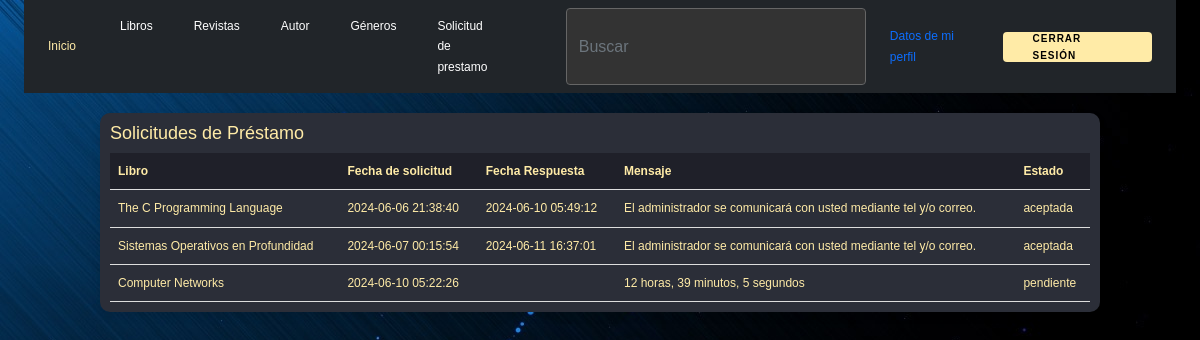
Screenshot of /view/content/user/estado_prestamo.php (signed in) with the database file from the repository.
### tables this page shows
CREATE TABLE `solicitud_prestamo` (
  `id_solicitud` int(11) NOT NULL,
  `id_usuario` int(11) NOT NULL,
  `id_libro` int(11) NOT NULL,
  `fecha_solicitud` datetime NOT NULL,
  `fecha_aceptacion` datetime DEFAULT NULL,
  `estado` enum('pendiente','aceptada','rechazada') NOT NULL DEFAULT 'pendiente'
);

CREATE TABLE `libros` (
  `id_libro` int(11) NOT NULL,
  `titulo` varchar(100) NOT NULL,
  `cantidad` decimal(10,0) NOT NULL,
  `id_tipo` int(11) NOT NULL,
  `isbn` varchar(20) DEFAULT NULL,
  `id_genero` int(11) NOT NULL,
  `id_autor` int(11) NOT NULL,
  `id_editorial` int(11) NOT NULL
);

### view/content/user/estado_prestamo.php (the view, shortened to what this page needs)
<?php
require_once("c://xampp/htdocs/login/view/head/header.php");
try {
    $usuario_nombre = $_SESSION['usuario'];
    $database = new db();
    $conn = $database->conexion();
    $stmt = $conn->prepare("SELECT id FROM usuarios WHERE usuario = ?");
    $stmt->bindParam(1, $usuario_nombre, PDO::PARAM_STR);
    $stmt->execute();
    $resultado = $stmt->fetch(PDO::FETCH_ASSOC);
    $usuario_id = $resultado['id'];
    $stmt = $conn->prepare("SELECT sp.id_solicitud, sp.id_libro, sp.estado, sp.fecha_solicitud, sp.fecha_aceptacion, l.titulo
                            FROM solicitud_prestamo sp
                            INNER JOIN libros l ON sp.id_libro = l.id_libro
                            WHERE sp.id_usuario = ?");
    $stmt->bindParam(1, $usuario_id, PDO::PARAM_INT);
    $stmt->execute();
    $solicitudes = $stmt->fetchAll(PDO::FETCH_ASSOC);
} catch (PDOException $e) {
    echo "Error: " . $e->getMessage();
}
?>
<!DOCTYPE html>
<html lang="es">
<head>
</head>
<body>
<div class="container">
    <h2>Solicitudes de Préstamo</h2>
    <table>
        <tr>
            <th>Libro</th>
            <th>Fecha de solicitud </th>
            <th>Fecha Respuesta</th>
            <th>Mensaje</th>
            <th>Estado</th>
        </tr>
        <?php foreach ($solicitudes as $solicitud): ?>
            <tr class="solicitud-<?= $solicitud['id_solicitud'] ?>">
                <td><?= $solicitud['titulo'] ?></td>
                <td><?= $solicitud['fecha_solicitud'] ?></td>
                <td><?= $solicitud['fecha_aceptacion'] ?></td>
                <td id="mensaje-<?= $solicitud['id_solicitud'] ?>"></td>
                <td><?= $solicitud['estado'] ?></td>
            </tr>
        <?php endforeach; ?>
    </table>
</div>
</body>
</html>

### asset/css/estilos.css (style rules this page uses)
body { background-image: url(""); }

### view/head/header.php (style rules this page uses)
body { background-image: url("/login/Abstract-blue-waves_2560x1600.jpg"); font-family: 'Poppins', sans-serif; font-weight: 300; line-height: 1.7; color: #ffeba7; background-color: #1f2029; }

### view/content/user/estado_prestamo.php (style rules this page uses)
.container { border-radius: 10px; overflow: hidden; box-shadow: 0 4px 8px rgba(0, 0, 0, 0.1); margin: 20px auto; max-width: 1000px; background-color: #2b2e38; padding: 10px; }
table { width: 100%; border-collapse: collapse; }
th, td { padding: 8px; text-align: left; border-bottom: 1px solid #ddd; font-size: 12px; }
th { background-color: #1f2029; color: #ffeba7; }
h2 { font-size: 18px; }

### rows the page displays
solicitud_prestamo: id_libro.titulo "The C Programming Language", fecha_solicitud "2024-06-06 21:38:40", fecha_aceptacion "2024-06-10 05:49:12", estado "aceptada"
solicitud_prestamo: id_libro.titulo "Sistemas Operativos en Profundidad", fecha_solicitud "2024-06-07 00:15:54", fecha_aceptacion "2024-06-11 16:37:01", estado "aceptada"
solicitud_prestamo: id_libro.titulo "Computer Networks", fecha_solicitud "2024-06-10 05:22:26", estado "pendiente"
